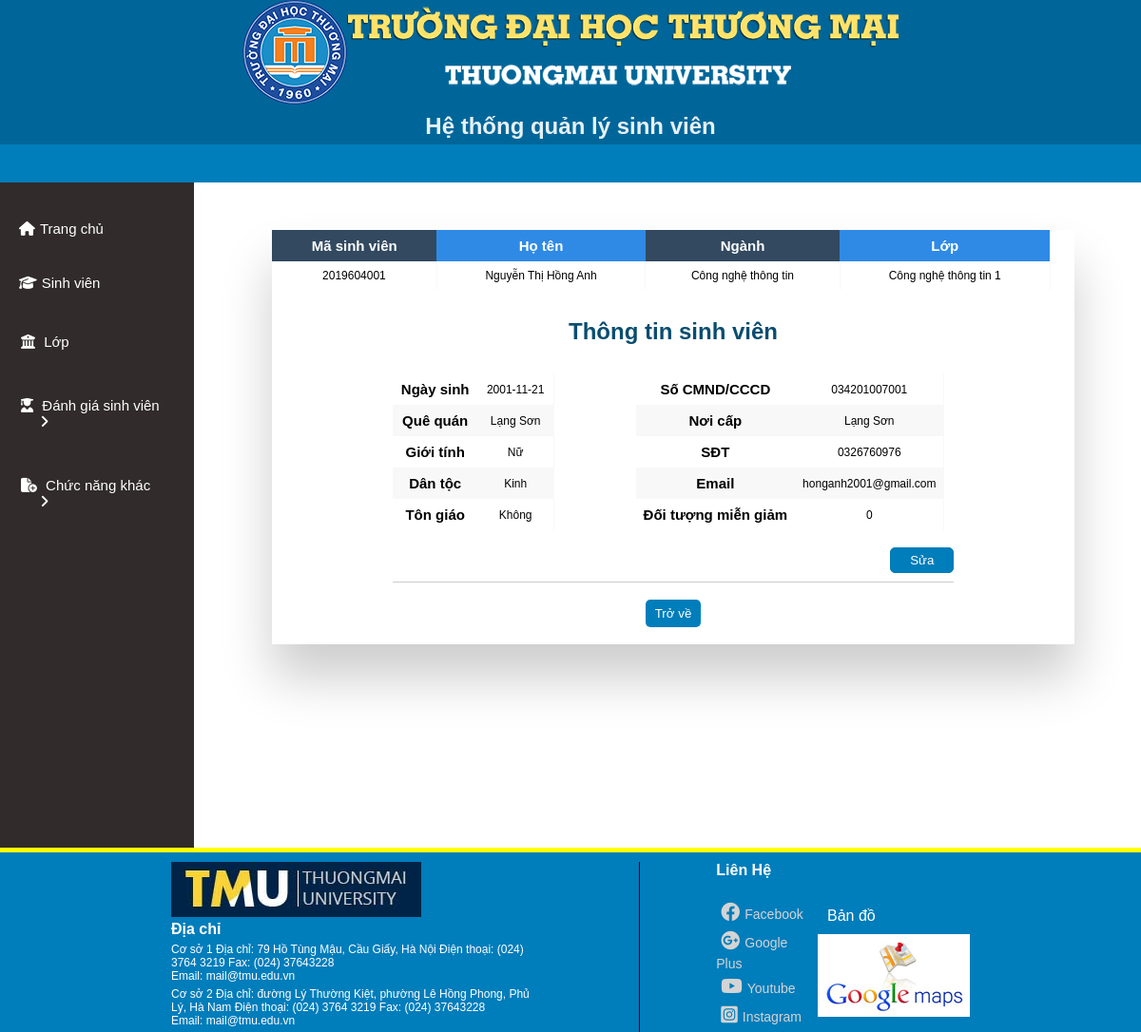
The app's page /quanlysinhvien/thongtinsv.php?id=2019604001 with its own data.
### tables this page shows
CREATE TABLE `sinhvien` (
  `MaSV` int(11) NOT NULL,
  `TenSV` varchar(255) NOT NULL,
  `GioiTinh` varchar(255) NOT NULL,
  `NgaySinh` date NOT NULL,
  `QueQuan` varchar(255) NOT NULL,
  `DanToc` varchar(255) NOT NULL,
  `TonGiao` varchar(255) NOT NULL,
  `SoCMT` varchar(255) NOT NULL,
  `NoiCapCMT` varchar(255) NOT NULL,
  `SDT` varchar(10) NOT NULL,
  `Email` text NOT NULL,
  `DoiTuongMG` int(11) NOT NULL,
  `MaLop` varchar(255) DEFAULT NULL,
  `MaNganh` varchar(255) NOT NULL
);

CREATE TABLE `nganh` (
  `MaNganh` varchar(255) NOT NULL,
  `TenNganh` varchar(255) NOT NULL,
  `MaKhoa` varchar(255) NOT NULL
);

CREATE TABLE `lop` (
  `MaLop` varchar(255) NOT NULL,
  `TenLop` varchar(255) NOT NULL,
  `MaNganh` varchar(255) NOT NULL,
  `MaGV` varchar(255) NOT NULL
);

### quanlysinhvien/thongtinsv.php (the view, shortened to what this page needs)
<?php
     $conn = mysqli_connect("localhost", "root", "", "qlsv") or die("Connection failed !");
     mysqli_set_charset($conn, 'utf8');
     $id = $_GET["id"];
     $result = mysqli_query($conn, "select *from lop join sinhvien on sinhvien.MaLop=lop.MaLop
                                    join nganh on lop.MaNganh = nganh.MaNganh where MaSV='$id'");
     $item = mysqli_fetch_array($result);
     $resultnull = mysqli_query($conn, "select *from sinhvien
                                        join nganh on nganh.MaNganh = sinhvien.MaNganh where MaSV='$id'");
     $itemnull = mysqli_fetch_array($resultnull);
?>
<!DOCTYPE html>
<html lang="en">
<head>
    <link rel="stylesheet"
          href="../styleAdmin.css">
    <link rel="stylesheet"
          href="https://cdnjs.cloudflare.com/ajax/libs/font-awesome/6.1.1/css/all.min.css">
</head>
<body>
    <?php include("../header.php"); ?>
    <?php include("../nav.php"); ?>
    <section>
        <div class="section-contain">
            <?php include("../menu.php"); ?>
            <div id="showFunction">
                <div class="table-wrapper">
                    <?php if( $item['MaLop'] == NULL){?>
                    <table class="fl-table tt">
                        <thead>
                            <tr>
                                <th>Mã sinh viên</th>
                                <th>Họ tên</th>
                                <th>Ngành</th>
                                <th>Lớp</th>
                            </tr>
                        </thead>
                        <tbody>
                            <tr>
                                <td><?php echo $itemnull['MaSV']; ?></td>
                                <td><?php echo $itemnull['TenSV']; ?></td>
                                <td><?php echo $itemnull['TenNganh']; ?></td>
                                <td><?php echo "Chưa xét lớp" ?></td>
                            </tr>
                        </tbody>
                    </table>
                    <div class="head_title">
                        <h1>Thông tin sinh viên</h1>
                        <div class="ttsv"
                             style="display:flex; justify-content: space-between;">
                            <div>
                                <table class="fl-table tt">
                                    <tr>
                                        <th>Ngày sinh</th>
                                        <td><?php echo $itemnull['NgaySinh']; ?></td>
                                    </tr>
                                    <tr>
                                        <th>Quê quán</th>
                                        <td><?php echo $itemnull['QueQuan']; ?></td>
                                    </tr>
                                    <tr>
                                        <th>Giới tính</th>
                                        <td><?php echo $itemnull['GioiTinh']; ?></td>
                                    </tr>
                                    <tr>
                                        <th>Dân tộc</th>
                                        <td><?php echo $itemnull['DanToc']; ?></td>
                                    </tr>
                                    <tr>
                                        <th>Tôn giáo</th>
                                        <td><?php echo $itemnull['TonGiao']; ?></td>
                                    </tr>
                                </table>
                            </div>
                            <div>
                                <table class="fl-table tt">
                                    <tr>
                                        <th>Số CMND/CCCD</th>
                                        <td><?php echo $itemnull['SoCMT']; ?></td>
                                    </tr>
                                    <tr>
                                        <th>Nơi cấp</th>
                                        <td><?php echo $itemnull['NoiCapCMT']; ?></td>
                                    </tr>
                                    <tr>
                                        <th>SĐT</th>
                                        <td><?php echo $itemnull['SDT']; ?></td>
                                    </tr>
                                    <tr>
                                        <th>Email</th>
                                        <td><?php echo $itemnull['Email']; ?></td>
                                    </tr>
                                    <tr>
                                        <th>Đối tượng miễn giảm</th>
                                        <td><?php echo $itemnull['DoiTuongMG']; ?></td>
                                    </tr>
                                </table>
                            </div>
                        </div>
                        <br>
                        <button class="btnSave"
                                onclick="window.location='../quanlysinhvien/suasinhvien.php?id=<?php echo $itemnull['MaSV'] ?>'">Sửa</button><br><br>
                    </div>
                    <?php }else{?>
                    <table class="fl-table tt">
                        <thead>
                            <tr>
                                <th>Mã sinh viên</th>
                                <th>Họ tên</th>
                                <th>Ngành</th>
                                <th>Lớp</th>
                            </tr>
                        </thead>
                        <tbody>
                            <tr>
                                <td><?php echo $item['MaSV']; ?></td>
                                <td><?php echo $item['TenSV']; ?></td>
                                <td><?php echo $item['TenNganh']; ?></td>
                                <td><?php echo $item['TenLop']; ?></td>
                            </tr>
                        </tbody>
                    </table>
                    <div class="head_title">
                        <h1>Thông tin sinh viên</h1>
                        <div class="ttsv"
                             style="display:flex; justify-content: space-between;">
                            <div>
                                <table class="fl-table tt">
                                    <tr>
                                        <th>Ngày sinh</th>
                                        <td><?php echo $item['NgaySinh']; ?></td>
                                    </tr>
                                    <tr>
                                        <th>Quê quán</th>
                                        <td><?php echo $item['QueQuan']; ?></td>
                                    </tr>
                                    <tr>
                                        <th>Giới tính</th>
                                        <td><?php echo $item['GioiTinh']; ?></td>
                                    </tr>
                                    <tr>
                                        <th>Dân tộc</th>
                                        <td><?php echo $item['DanToc']; ?></td>
                                    </tr>
                                    <tr>
                                        <th>Tôn giáo</th>
                                        <td><?php echo $item['TonGiao']; ?></td>
                                    </tr>
                                </table>
                            </div>
                            <div>
                                <table class="fl-table tt">
                                    <tr>
                                        <th>Số CMND/CCCD</th>
                                        <td><?php echo $item['SoCMT']; ?></td>
                                    </tr>
                                    <tr>
                                        <th>Nơi cấp</th>
                                        <td><?php echo $item['NoiCapCMT']; ?></td>
                                    </tr>
                                    <tr>
                                        <th>SĐT</th>
                                        <td><?php echo $item['SDT']; ?></td>
                                    </tr>
                                    <tr>
                                        <th>Email</th>
                                        <td><?php echo $item['Email']; ?></td>
                                    </tr>
                                    <tr>
                                        <th>Đối tượng miễn giảm</th>
                                        <td><?php echo $item['DoiTuongMG']; ?></td>
                                    </tr>
                                </table>
                            </div>
                        </div>
                        <br>
                        <button class="btnSave"
                                onclick="window.location='../quanlysinhvien/suasinhvien.php?id=<?php echo $item['MaSV'] ?>'">Sửa</button><br><br>
                    </div>
                    <?php }?>
                    <br>
                    <button class="btn-submit-css"
                            onclick="window.location = '../quanlysinhvien/showsinhvien.php'">Trở về</button><br><br>
                </div>
            </div>
    </section>
    <?php include("../footer.php"); ?>
</body>
</html>

### styleAdmin.css (style rules this page uses)
* { padding: 0; margin: 0; box-sizing: border-box; font-family: sans-serif; }
section { text-align: center; }
#showFunction { margin: 40px 0 0 5px; height:100%; float: right; width: 82%; border-radius: 5px; }
.table-wrapper { margin: 10px 70px 70px; box-shadow: 0px 35px 50px rgba( 0, 0, 0, 0.2 ); }
.fl-table { border-radius: 5px; font-size: 15px; font-weight: normal; border: none; width: 97%; border-collapse: collapse; white-space: nowrap; background-color: white; margin-right: 10px; }
.fl-table td, .fl-table th { text-align: center; padding: 8px; }
.fl-table td { border-right: 1px solid #f8f8f8; font-size: 12px; }
.fl-table thead th { color: #ffffff; background: #2f8ae6; }
.fl-table thead th:nth-child(odd) { color: #ffffff; background: #324960; }
.fl-table tr:nth-child(even) { background: #F8F8F8; }
.btnSave { float: right; border: 1px solid #007dbb; border-radius: 5px; padding:5px 20px; background-color:#007dbb; color:white; }
h1 { margin: 30px; color:#094d6f; }
.head_title { margin: 0 auto; width : 70%; align-items: center; text-align: center; border-bottom: 1px solid #ccc; }
.btn-submit-css { padding: 7px 10px; border: none; background-color: #007dbb; color: white; border-radius: 5px; cursor: pointer; }

### records on screen
sinhvien: MaSV "2019604001", TenSV "Nguyễn Thị Hồng Anh", MaNganh.TenNganh "Công nghệ thông tin", MaLop.TenLop "Công nghệ thông tin 1", NgaySinh "2001-11-21", QueQuan "Lạng Sơn", GioiTinh "Nữ", DanToc "Kinh", TonGiao "Không", SoCMT "034201007001", NoiCapCMT "Lạng Sơn", SDT "0326760976", Email "honganh2001@gmail.com", DoiTuongMG "0"
